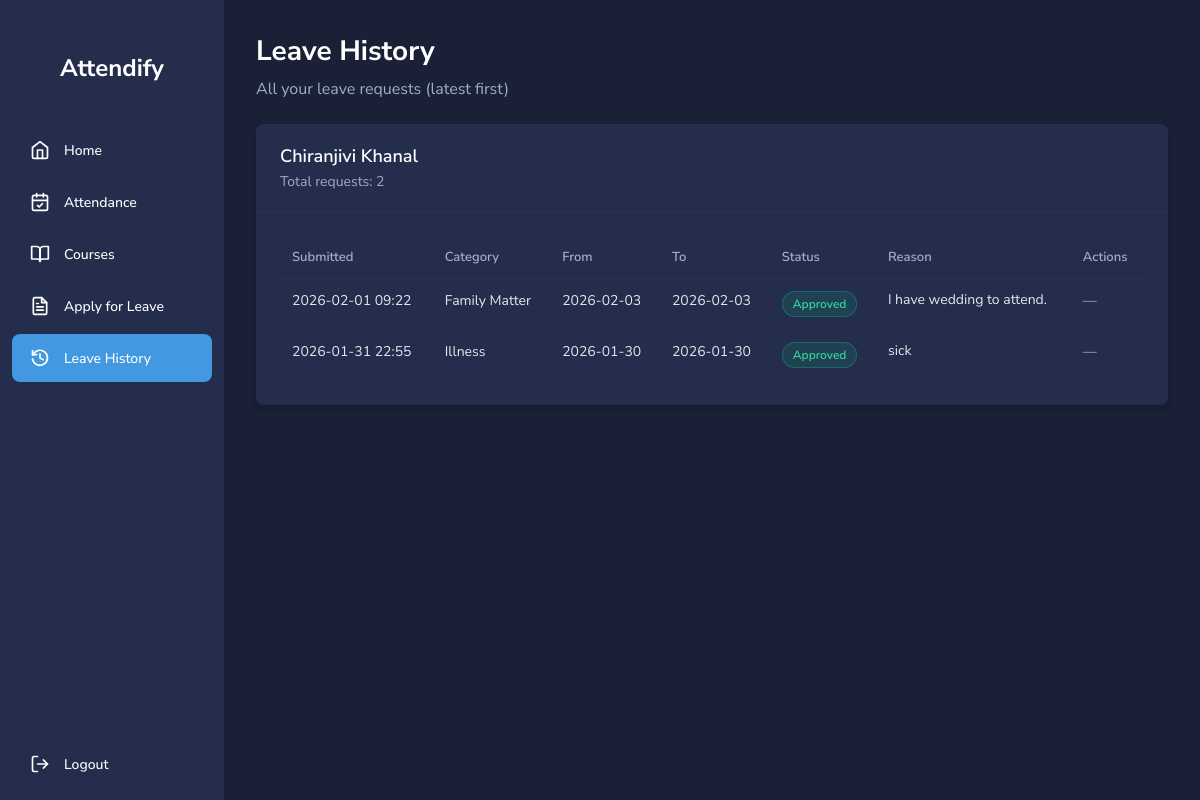
Page /leave/history/ (signed in) on the committed database.
### attendance/models.py (models this page shows, shortened)
class Student(models.Model):
    student_id = models.AutoField(primary_key=True)
    name = models.CharField(max_length=100)
    email = models.EmailField(unique=True)
    phone_number = models.CharField(max_length=15)
    address = models.TextField()
    password = models.CharField(max_length=100)
    dob = models.DateField()
    course = models.CharField(max_length=100)

class LeaveRequest(models.Model):
    STATUS_CHOICES = [
        ('pending', 'Pending'),
        ('approved', 'Approved'),
        ('rejected', 'Rejected'),
    ]
    CATEGORY_CHOICES = [
        ('illness', 'Illness'),
        ('appointment', 'Appointment'),
        ('family', 'Family Matter'),
        ('other', 'Other'),
    ]
    student = models.ForeignKey(Student, on_delete=models.CASCADE)
    category = models.CharField(max_length=20, choices=CATEGORY_CHOICES, default='other') # New Field
    from_date = models.DateField()
    to_date = models.DateField()
    reason = models.TextField()
    status = models.CharField(max_length=10, choices=STATUS_CHOICES, default='pending')
    submitted_at = models.DateTimeField(auto_now_add=True)

### attendance/views.py (the view)
# urls.py: path('leave/history/', views.leave_history_view, name='leave_history'),
def leave_history_view(request):
    if 'student_id' not in request.session:
        return redirect('login_view')
    student_id = request.session['student_id']
    student = get_object_or_404(Student, student_id=student_id)
    leave_requests = (
        LeaveRequest.objects
        .filter(student=student)
        .order_by('-submitted_at')
    )
    return render(request, 'attendance/leave_history.html', {
        'student': student,
        'student_name': request.session.get('student_name', student.name),
        'leave_requests': leave_requests,
    })

### attendance/templates/attendance/leave_history.html (shortened to what this page needs)
{% load static %}
<!DOCTYPE html>
<html lang="en">
<head>
  <link rel="stylesheet" href="{% static 'css/leave.css' %}">
  <link rel="stylesheet" href="{% static 'css/leave_history.css' %}">
</head>
<body>
  <div class="main-container">
    <div class="sidebar">
      <div class="sidebar-header"></div>
      <div class="logo-container">
        <h1 class="sidebar-title">Attendify</h1>
      </div>
      <div class="sidebar-menu">
        <a href="/dashboard/" class="sidebar-item">
          <div class="sidebar-icon">
            <svg xmlns="http://www.w3.org/2000/svg" width="20" height="20" viewBox="0 0 24 24" fill="none"
              stroke="currentColor" stroke-width="2" stroke-linecap="round" stroke-linejoin="round">
              <path d="m3 9 9-7 9 7v11a2 2 0 0 1-2 2H5a2 2 0 0 1-2-2z"></path>
              <polyline points="9 22 9 12 15 12 15 22"></polyline>
            </svg>
          </div>
          <span class="sidebar-label">Home</span>
        </a>
        <a href="/report/" class="sidebar-item">
          <div class="sidebar-icon">
          </div>
          <span class="sidebar-label">Attendance</span>
        </a>
        <a href="/course/" class="sidebar-item">
          <div class="sidebar-icon">
            <svg xmlns="http://www.w3.org/2000/svg" width="20" height="20" viewBox="0 0 24 24" fill="none"
              stroke="currentColor" stroke-width="2" stroke-linecap="round" stroke-linejoin="round">
              <path d="M2 3h6a4 4 0 0 1 4 4v14a3 3 0 0 0-3-3H2z"></path>
              <path d="M22 3h-6a4 4 0 0 0-4 4v14a3 3 0 0 1 3-3h7z"></path>
            </svg>
          </div>
          <span class="sidebar-label">Courses</span>
        </a>
        <a href="/leave/" class="sidebar-item">
          <div class="sidebar-icon">
          </div>
          <span class="sidebar-label">Apply for Leave</span>
        </a>
        <a href="/leave/history/" class="sidebar-item active">
          <div class="sidebar-icon">
            <svg xmlns="http://www.w3.org/2000/svg" width="20" height="20" viewBox="0 0 24 24" fill="none"
              stroke="currentColor" stroke-width="2" stroke-linecap="round" stroke-linejoin="round">
              <path d="M3 3v5h5"></path>
              <path d="M3.05 13a9 9 0 1 0 .5-4.5L3 8"></path>
              <path d="M12 7v5l4 2"></path>
            </svg>
          </div>
          <span class="sidebar-label">Leave History</span>
        </a>
      </div>
      <div class="sidebar-footer">
        <a href="/logout" class="sidebar-item">
          <div class="sidebar-icon">
          </div>
          <span class="sidebar-label">Logout</span>
        </a>
      </div>
    </div>
    <div class="main-content">
      <div class="header">
        <h1>Leave History</h1>
        <p>All your leave requests (latest first)</p>
      </div>
      <div class="content-container">
        <div class="card">
          <div class="card-header">
            <h2>{{ student_name }}</h2>
            <p>Total requests: {{ leave_requests|length }}</p>
          </div>
          <div class="card-content">
            {% if leave_requests %}
              <div class="table-wrap">
                <table class="history-table">
                  <thead>
                    <tr>
                      <th>Submitted</th>
                      <th>Category</th>
                      <th>From</th>
                      <th>To</th>
                      <th>Status</th>
                      <th>Reason</th>
                      <th>Actions</th>
                    </tr>
                  </thead>
                  <tbody>
                    {% for req in leave_requests %}
                      <tr>
                        <td class="muted">{{ req.submitted_at|date:"Y-m-d H:i" }}</td>
                        <td>{{ req.get_category_display }}</td>
                        <td>{{ req.from_date|date:"Y-m-d" }}</td>
                        <td>{{ req.to_date|date:"Y-m-d" }}</td>
                        <td>
                          <span class="status-badge status-{{ req.status }}">{{ req.get_status_display }}</span>
                        </td>
                        <td class="reason-cell">{{ req.reason }}</td>
                        <td>
                          {% if req.status == "pending" %}
                            <div class="actions">
                              <a class="action-link" href="{% url 'edit_leave_request' req.id %}">Edit</a>
                              <form method="post" action="{% url 'delete_leave_request' req.id %}" class="inline-form"
                                onsubmit="return confirm('Delete this leave request?');">
                                {% csrf_token %}
                                <button type="submit" class="action-danger">Delete</button>
                              </form>
                            </div>
                          {% else %}
                            <span class="muted">—</span>
                          {% endif %}
                        </td>
                      </tr>
                    {% endfor %}
                  </tbody>
                </table>
              </div>
            {% else %}
              <div class="empty-state">
                <p>You haven’t submitted any leave requests yet.</p>
                <a class="submit-btn" href="/leave/">Apply for Leave</a>
              </div>
            {% endif %}
          </div>
        </div>
      </div>
    </div>
  </div>
</body>
</html>

### static/css/leave.css (style rules this page uses)
* { margin: 0; padding: 0; box-sizing: border-box; font-family: 'Nunito Sans', sans-serif; }
body { background-color: #1a2035; color: #f9f9ff; }
.main-container { display: flex; min-height: 100vh; }
.sidebar { width: 224px; background-color: #242e4c; color: white; position: fixed; top: 0; left: 0; bottom: 0; display: flex; flex-direction: column; }
.sidebar-header { padding: 16px; }
.sidebar-menu { flex: 1; padding: 12px; display: flex; flex-direction: column; gap: 4px; }
.sidebar-item { display: flex; align-items: center; gap: 12px; padding: 12px 16px; text-decoration: none; color: white; border-radius: 8px; transition: background-color 0.2s; }
.sidebar-item.active { background-color: #4299e1; }
.sidebar-icon { width: 24px; height: 24px; display: flex; align-items: center; justify-content: center; }
.sidebar-label { font-size: 14px; font-weight: 500; }
.sidebar-footer { padding: 12px; margin-top: auto; }
.logo-container { display: flex; justify-content: center; align-items: center; padding: 20px 0; margin-bottom: 10px; }
.sidebar-title { font-weight: bold; font-size: 24px; color: white; text-align: center; }
.main-content { margin-left: 224px; padding: 32px; width: calc(100% - 224px); }
.header { margin-bottom: 24px; }
.header h1 { font-size: 28px; font-weight: 700; margin-bottom: 8px; color: #ffffff; }
.header p { color: #a0aec0; font-size: 16px; }
.content-container { max-width: 1000px; }
.card { background-color: #242e4c; border-radius: 8px; box-shadow: 0 4px 6px rgba(0, 0, 0, 0.1); overflow: hidden; margin-bottom: 24px; }
.card-header { padding: 20px 24px; border-bottom: 1px solid #2d3748; }
.card-header h2 { font-size: 18px; font-weight: 600; margin-bottom: 4px; color: #ffffff; }
.card-header p { color: #a0aec0; font-size: 14px; }
.card-content { padding: 24px; }

### static/css/leave_history.css (style rules this page uses)
.table-wrap { overflow-x: auto; }
.history-table { width: 100%; border-collapse: collapse; min-width: 820px; }
.history-table thead th { text-align: left; font-size: 13px; color: #a0aec0; font-weight: 600; padding: 12px; border-bottom: 1px solid #2d3748; }
.history-table tbody td { padding: 12px; border-bottom: 1px solid rgba(45, 55, 72, 0.7); vertical-align: top; color: #e2e8f0; font-size: 14px; }
.muted { color: #a0aec0; }
.reason-cell { max-width: 420px; white-space: pre-wrap; word-break: break-word; line-height: 1.35; }
.status-badge { display: inline-flex; align-items: center; padding: 4px 10px; border-radius: 9999px; font-size: 12px; font-weight: 600; border: 1px solid transparent; }
.status-badge.status-approved { background: rgba(16, 185, 129, 0.14); border-color: rgba(16, 185, 129, 0.35); color: #34d399; }

### rows in the picture
Student: name "Chiranjivi Khanal"
LeaveRequest: submitted_at "2026-02-01 09:22", category "Family Matter", from_date "2026-02-03", to_date "2026-02-03", status "Approved", reason "I have wedding to attend."
LeaveRequest: submitted_at "2026-01-31 22:55", category "Illness", from_date "2026-01-30", to_date "2026-01-30", status "Approved", reason "sick"

### other values in the picture
{{ leave_requests|length }} "2"
